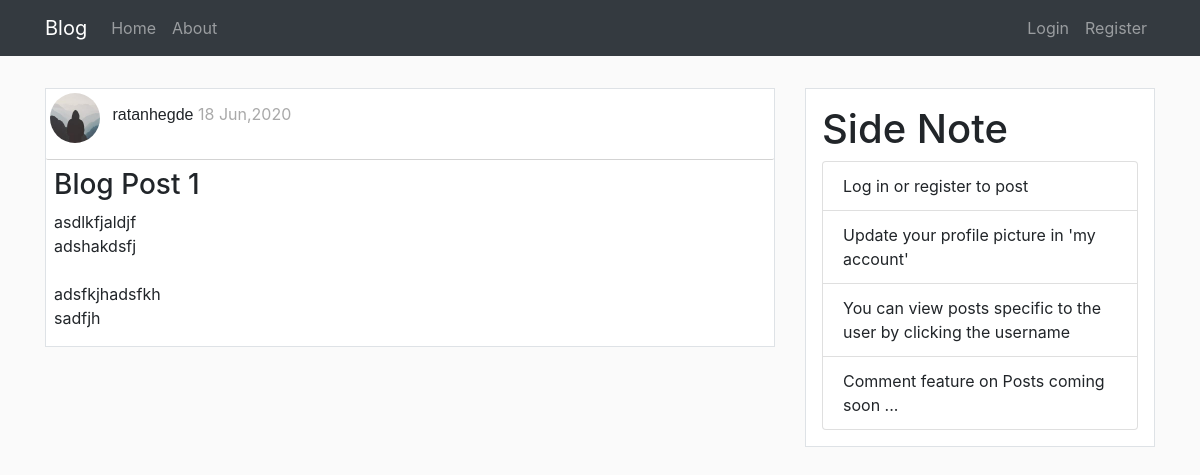
Before: /post/1 with the older database file.
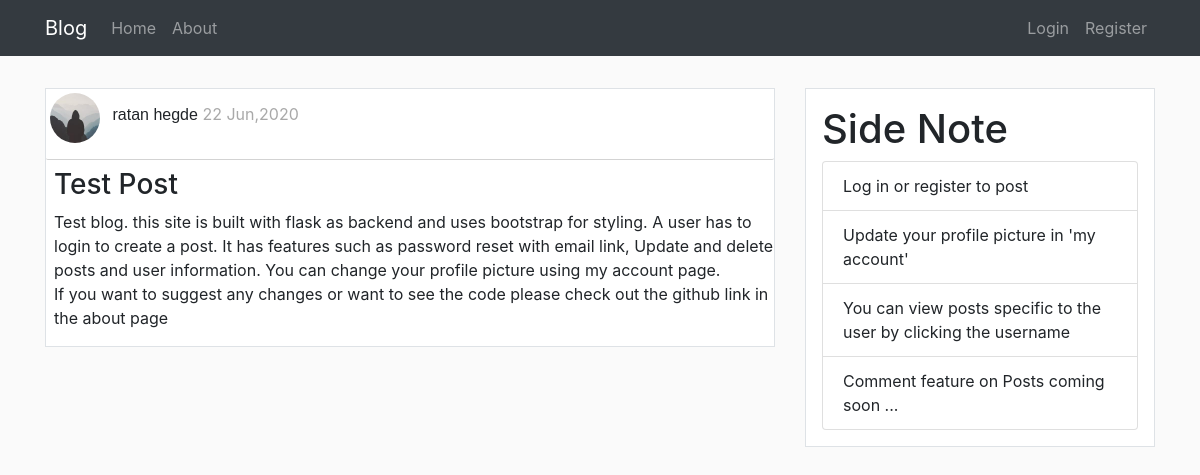
After: the same page with the newer database file.
### flaskBlog/models.py (models this page shows, shortened)
class User(db.Model, UserMixin):
    id = db.Column(db.Integer , primary_key = True)
    username = db.Column(db.String(20), unique=True , nullable=False)
    email = db.Column(db.String(120), unique=True , nullable=False)
    image_file = db.Column(db.String(20), nullable=False, default='default.jpg')
    password = db.Column(db.String(60), nullable=False)
    posts = db.relationship('Post', backref='author', lazy=True)

class Post(db.Model):
    id = db.Column(db.Integer , primary_key = True)
    title = db.Column(db.String(100), nullable=False)
    date_posted = db.Column(db.DateTime, nullable=False, default=datetime.utcnow)
    content = db.Column(db.Text, nullable=False)
    user_id = db.Column(db.Integer, db.ForeignKey('user.id'), nullable=False)

### flaskBlog/posts/routes.py (the view)
@posts.route("/post/<int:post_id>")
def post(post_id):
    post = Post.query.get_or_404(post_id)
    return render_template('post.html',title=post.title,post=post)

### flaskBlog/templates/post.html (shortened to what this page needs)
{% extends 'layout.html' %}
{% block content %}
<div class="article border">
    <div class="post-metadata">
        <img class="rounded-circle mt-1 ml-1"
            src="{{ url_for('static',filename='profile_pics/'+post.author.image_file) }}" alt="" id="post_img">
        <span class="Postauthor ml-2"><a href="{{ url_for('users.user_posts',username=post.author.username) }}">{{ post.author.username }}</a></span>
        <span class="Postdate mr-1"> {{ post.date_posted.strftime('%d %b,%Y') }}</span>
    </div>
    <h3 class="mt-2 ml-2 mr-2">{{ post.title }}</h3>
    <p class="ml-2" id="article-content" style="white-space: pre-line;">{{ post.content }}</p>
</div>
{% endblock %}

Changed rows visible on the page:
changed User: image_file: a different picture; author.username "ratanhegde" → "ratan hegde"
changed Post: date_posted "18 Jun,2020" → "22 Jun,2020"; title "Blog Post 1" → "Test Post"; content "asdlkfjaldjf adshakdsfj adsfkjhadsfkh sadfjh" → "Test blog. this site is built with flask as backend and uses bootstrap for styling. A user has to login to create a post. It has features such as password reset with email link, Update and delete posts and user information. You can change your profile picture using my account page. If you want to suggest any changes or want to see the code please check out the github link in the about page"
